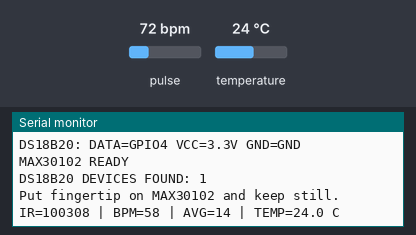
A sketch run on a simulated ESP32. Shown: the last lines printed to the serial monitor. The test bench sets the inputs (shaded band); at power-on: pulse 72 bpm, temperature 24 °C.

Above: at 2.2 s.
2.3 s: pulse set to 42 bpm
At 3.1 s:
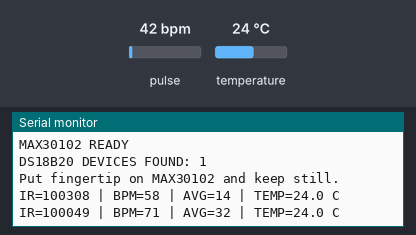
3.8 s: temperature set to 12 °C
At 5.0 s:
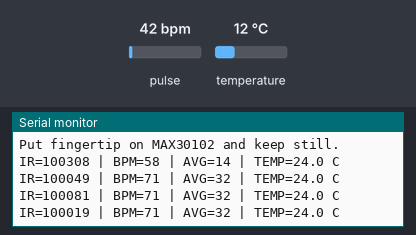
5.3 s: pulse set to 70 bpm
At 6.6 s:
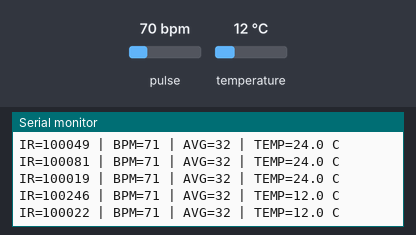
6.8 s: temperature set to 19 °C
At 8.1 s:
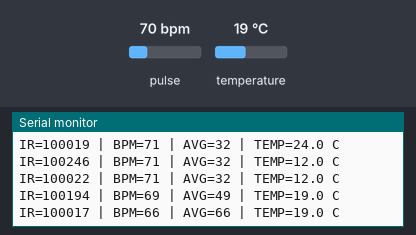
Timing chart, 0 to 9.3 s (numbered marks = the images above; inputs shaded):
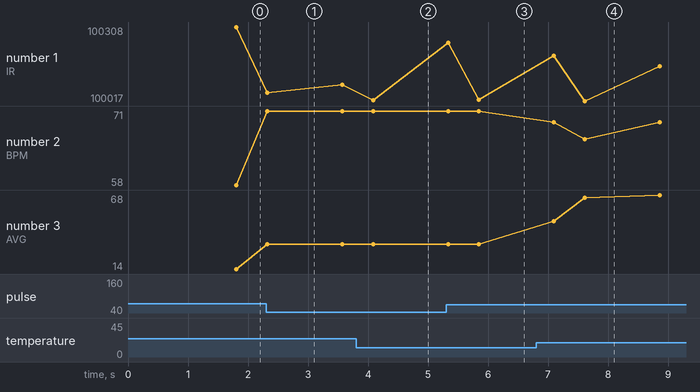

Measured:
- after the input at 2.3 s, the serial monitor: prints a new line at once (image 1)
- after the input at 5.3 s, the serial monitor: prints a new line at once (image 3)
- after the input at 6.8 s, the serial monitor: prints a new line after 0.30 s (image 4)
- plotted number 1: 100308 → 100081 after the input at 2.3 s, 100019 → 100022 after the input at 5.3 s

The sketch:

VITALS_BPM_TEMP_TEST.ino
```cpp
#include <Wire.h>
#include <MAX30105.h>
#include "heartRate.h"
#include <OneWire.h>
#include <DallasTemperature.h>

// MAX30102 heartbeat sensor pins.
#define MAX_SDA 32
#define MAX_SCL 33

// DS18B20 temperature sensor pin.
#define TEMP_PIN 4

MAX30105 particleSensor;

OneWire oneWire(TEMP_PIN);
DallasTemperature tempSensor(&oneWire);

const byte RATE_SIZE = 4;
byte rates[RATE_SIZE];
byte rateSpot = 0;

long lastBeat = 0;
int bpm = 0;
int bpmAverage = 0;
float bodyTemp = 0.0;
bool tempOk = false;

unsigned long lastPrint = 0;
unsigned long lastTempRead = 0;

void setup() {
  Serial.begin(115200);
  delay(1000);

  Serial.println("ESP32 HEARTBEAT + TEMP TEST");
  Serial.println("MAX30102: SDA=32 SCL=33 VCC=3.3V GND=GND");
  Serial.println("DS18B20: DATA=GPIO4 VCC=3.3V GND=GND");

  Wire.begin(MAX_SDA, MAX_SCL);

  if (!particleSensor.begin(Wire, I2C_SPEED_FAST)) {
    Serial.println("MAX30102 NOT FOUND");
    Serial.println("Check MAX30102 wiring.");
  } else {
    // ledBrightness, sampleAverage, ledMode, sampleRate, pulseWidth, adcRange
    particleSensor.setup(0x3F, 4, 2, 400, 411, 16384);
    particleSensor.setPulseAmplitudeRed(0x3F);
    particleSensor.setPulseAmplitudeIR(0x3F);
    particleSensor.setPulseAmplitudeGreen(0);
    Serial.println("MAX30102 READY");
  }

  tempSensor.begin();
  Serial.print("DS18B20 DEVICES FOUND: ");
  Serial.println(tempSensor.getDeviceCount());
  Serial.println("Put fingertip on MAX30102 and keep still.");
}

void loop() {
  readHeartbeat();
  readTemperature();
  printVitals();
  delay(5);
}

void readHeartbeat() {
  long irValue = particleSensor.getIR();

  if (irValue < 30000) {
    bpm = 0;
    bpmAverage = 0;
    rateSpot = 0;
    return;
  }

  if (checkForBeat(irValue)) {
    long delta = millis() - lastBeat;
    lastBeat = millis();

    float currentBPM = 60.0 / (delta / 1000.0);

    if (currentBPM >= 40 && currentBPM <= 180) {
      bpm = (int)currentBPM;

      rates[rateSpot++] = (byte)bpm;
      rateSpot %= RATE_SIZE;

      int total = 0;
      for (byte i = 0; i < RATE_SIZE; i++) {
        total += rates[i];
      }
      bpmAverage = total / RATE_SIZE;
    }
  }
}

void readTemperature() {
  if (millis() - lastTempRead < 1000) return;

  tempSensor.requestTemperatures();
  float tempC = tempSensor.getTempCByIndex(0);

  if (tempC == DEVICE_DISCONNECTED_C) {
    bodyTemp = 0.0;
    tempOk = false;
  } else if (tempC == 85.0) {
    bodyTemp = tempC;
    tempOk = false;
  } else if (tempC < -20 || tempC > 80) {
    bodyTemp = tempC;
    tempOk = false;
  } else {
    bodyTemp = tempC;
    tempOk = true;
  }

  lastTempRead = millis();
}

void printVitals() {
  if (millis() - lastPrint < 500) return;

  long irValue = particleSensor.getIR();

  Serial.print("IR=");
  Serial.print(irValue);
  Serial.print(" | BPM=");
  Serial.print(bpm);
  Serial.print(" | AVG=");
  Serial.print(bpmAverage);
  Serial.print(" | TEMP=");
  if (tempOk) {
    Serial.print(bodyTemp, 1);
    Serial.println(" C");
  } else {
    Serial.print("ERROR(");
    Serial.print(bodyTemp, 1);
    Serial.println(")");
  }

  lastPrint = millis();
}
```
